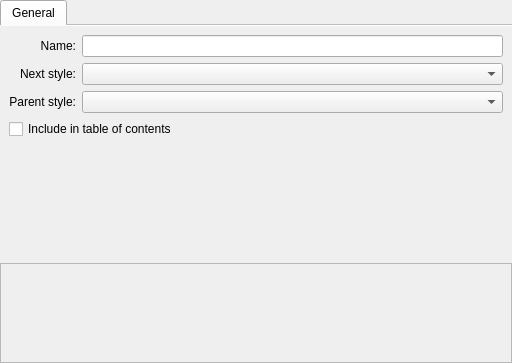
<?xml version="1.0" encoding="UTF-8"?>
<ui version="4.0">
 <class>CharacterGeneral</class>
 <widget class="QWidget" name="CharacterGeneral">
  <property name="geometry">
   <rect>
    <x>0</x>
    <y>0</y>
    <width>512</width>
    <height>363</height>
   </rect>
  </property>
  <layout class="QVBoxLayout" name="verticalLayout">
   <property name="margin">
    <number>0</number>
   </property>
   <property name="spacing">
    <number>0</number>
   </property>
   <item>
    <widget class="QTabWidget" name="tabs">
     <property name="sizePolicy">
      <sizepolicy hsizetype="Expanding" vsizetype="Expanding">
       <horstretch>99</horstretch>
       <verstretch>0</verstretch>
      </sizepolicy>
     </property>
     <property name="documentMode">
      <bool>true</bool>
     </property>
     <widget class="QWidget" name="generalTab">
      <attribute name="title">
       <string>General</string>
      </attribute>
      <layout class="QGridLayout">
       <item row="0" column="0" colspan="2">
        <widget class="QLabel" name="label">
         <property name="text">
          <string comment="Name of the style">Name:</string>
         </property>
         <property name="alignment">
          <set>Qt::AlignRight|Qt::AlignTrailing|Qt::AlignVCenter</set>
         </property>
        </widget>
       </item>
       <item row="0" column="2">
        <widget class="QLineEdit" name="name"/>
       </item>
       <item row="1" column="0" colspan="2">
        <widget class="QLabel" name="label_2">
         <property name="text">
          <string>Next style:</string>
         </property>
         <property name="alignment">
          <set>Qt::AlignRight|Qt::AlignTrailing|Qt::AlignVCenter</set>
         </property>
         <property name="buddy">
          <cstring>nextStyle</cstring>
         </property>
        </widget>
       </item>
       <item row="1" column="2">
        <widget class="StylesCombo" name="nextStyle"/>
       </item>
       <item row="2" column="0" colspan="2">
        <widget class="QLabel" name="label_3">
         <property name="text">
          <string>Parent style:</string>
         </property>
         <property name="alignment">
          <set>Qt::AlignRight|Qt::AlignTrailing|Qt::AlignVCenter</set>
         </property>
         <property name="buddy">
          <cstring>inheritStyle</cstring>
         </property>
        </widget>
       </item>
       <item row="2" column="2">
        <widget class="StylesCombo" name="inheritStyle"/>
       </item>
       <item row="3" column="0" colspan="3">
        <widget class="QCheckBox" name="inToc">
         <property name="text">
          <string>Include in table of contents</string>
         </property>
        </widget>
       </item>
       <item row="4" column="0">
        <spacer name="verticalSpacer">
         <property name="orientation">
          <enum>Qt::Vertical</enum>
         </property>
         <property name="sizeHint" stdset="0">
          <size>
           <width>20</width>
           <height>40</height>
          </size>
         </property>
        </spacer>
       </item>
      </layout>
     </widget>
    </widget>
   </item>
   <item>
    <widget class="QFrame">
     <property name="frameStyle"><enum>QFrame::HLine</enum></property>
     <property name="fixedHeight"><number>1</number></property>
    </widget>
   </item>
   <item>
    <widget class="FormattingPreview" name="preview">
     <property name="minimumSize">
      <size>
       <width>500</width>
       <height>100</height>
      </size>
     </property>
     <property name="frameShape">
      <enum>QFrame::StyledPanel</enum>
     </property>
     <property name="frameShadow">
      <enum>QFrame::Raised</enum>
     </property>
    </widget>
   </item>
  </layout>
 </widget>
 <customwidgets>
  <customwidget>
   <class>FormattingPreview</class>
   <extends>QFrame</extends>
   <header>dialogs/FormattingPreview.h</header>
   <container>1</container>
  </customwidget>
  <customwidget>
   <class>StylesCombo</class>
   <extends>QComboBox</extends>
   <header>dialogs/StylesCombo.h</header>
   <container>1</container>
  </customwidget>
 </customwidgets>
 <resources/>
 <connections/>
</ui>
